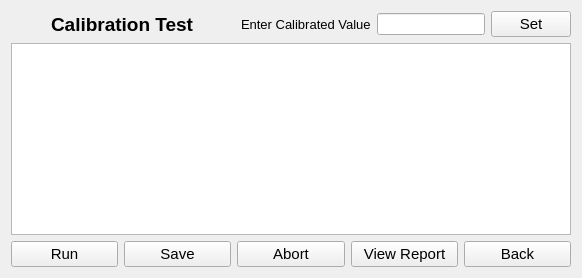
      <widget class="QWidget" name="page_calibrationTest">
       <layout class="QGridLayout" name="gridLayout_38">
        <item row="0" column="0">
         <layout class="QHBoxLayout" name="horizontalLayout_35">
          <item>
           <spacer name="horizontalSpacer_80">
            <property name="orientation">
             <enum>Qt::Horizontal</enum>
            </property>
            <property name="sizeHint" stdset="0">
             <size>
              <width>40</width>
              <height>20</height>
             </size>
            </property>
           </spacer>
          </item>
          <item>
           <widget class="QLabel" name="label_59">
            <property name="font">
             <font>
              <pointsize>14</pointsize>
              <weight>75</weight>
              <bold>true</bold>
             </font>
            </property>
            <property name="text">
             <string>Calibration Test</string>
            </property>
           </widget>
          </item>
          <item>
           <spacer name="horizontalSpacer_79">
            <property name="orientation">
             <enum>Qt::Horizontal</enum>
            </property>
            <property name="sizeHint" stdset="0">
             <size>
              <width>40</width>
              <height>20</height>
             </size>
            </property>
           </spacer>
          </item>
          <item>
           <widget class="QLabel" name="label_60">
            <property name="font">
             <font>
              <pointsize>10</pointsize>
              <weight>50</weight>
              <bold>false</bold>
             </font>
            </property>
            <property name="text">
             <string>Enter Calibrated Value</string>
            </property>
           </widget>
          </item>
          <item>
           <widget class="QLineEdit" name="lineEdit_calibratedValue"/>
          </item>
          <item>
           <widget class="QPushButton" name="pushButton_setColumnCalibrate">
            <property name="font">
             <font>
              <pointsize>11</pointsize>
             </font>
            </property>
            <property name="text">
             <string>Set</string>
            </property>
           </widget>
          </item>
         </layout>
        </item>
        <item row="1" column="0">
         <widget class="QTableView" name="tableView_Calibration">
          <property name="styleSheet">
           <string notr="true">QScrollBar:vertical
{
    background: #2C3E50;
    width: 14px;
    border-radius: 7px;
}

QScrollBar::handle:vertical
{
    background: #81D4FA;
    border-radius: 7px;
    min-height: 30px;
}

QScrollBar::handle:vertical:hover
{
    background: #B3E5FC;
}

QScrollBar::add-line:vertical,
QScrollBar::sub-line:vertical
{
    height: 0px;
}

QScrollBar::add-page:vertical,
QScrollBar::sub-page:vertical
{
    background: none;
}

QScrollBar:horizontal
{
    background: #2C3E50;
    height: 14px;
    border-radius: 7px;
}

QScrollBar::handle:horizontal
{
    background: #81D4FA;
    border-radius: 7px;
    min-width: 30px;
}

QScrollBar::handle:horizontal:hover
{
    background: #B3EFC;
}

QScrollBar::add-line:horizontal,
QScrollBar::sub-line:horizontal
{
    width: 0px;
}

QScrollBar::add-page:horizontal,
QScrollBar::sub-page:horizontal
{
    background: none;
}</string>
          </property>
         </widget>
        </item>
        <item row="2" column="0">
         <layout class="QHBoxLayout" name="horizontalLayout_36">
          <item>
           <widget class="QPushButton" name="pushButton_calibrationRun">
            <property name="font">
             <font>
              <pointsize>11</pointsize>
             </font>
            </property>
            <property name="text">
             <string>Run</string>
            </property>
           </widget>
          </item>
          <item>
           <widget class="QPushButton" name="pushButton_calibrationSave">
            <property name="font">
             <font>
              <pointsize>11</pointsize>
             </font>
            </property>
            <property name="text">
             <string>Save</string>
            </property>
           </widget>
          </item>
          <item>
           <widget class="QPushButton" name="pushButton_calibrationAbort">
            <property name="font">
             <font>
              <pointsize>11</pointsize>
             </font>
            </property>
            <property name="text">
             <string>Abort</string>
            </property>
           </widget>
          </item>
          <item>
           <widget class="QPushButton" name="pushButton_calibrationView">
            <property name="font">
             <font>
              <pointsize>11</pointsize>
             </font>
            </property>
            <property name="text">
             <string>View Report</string>
            </property>
           </widget>
          </item>
          <item>
           <widget class="QPushButton" name="pushButton_calibrationBack">
            <property name="font">
             <font>
              <pointsize>11</pointsize>
             </font>
            </property>
            <property name="text">
             <string>Back</string>
            </property>
           </widget>
          </item>
         </layout>
        </item>
       </layout>
      </widget>
